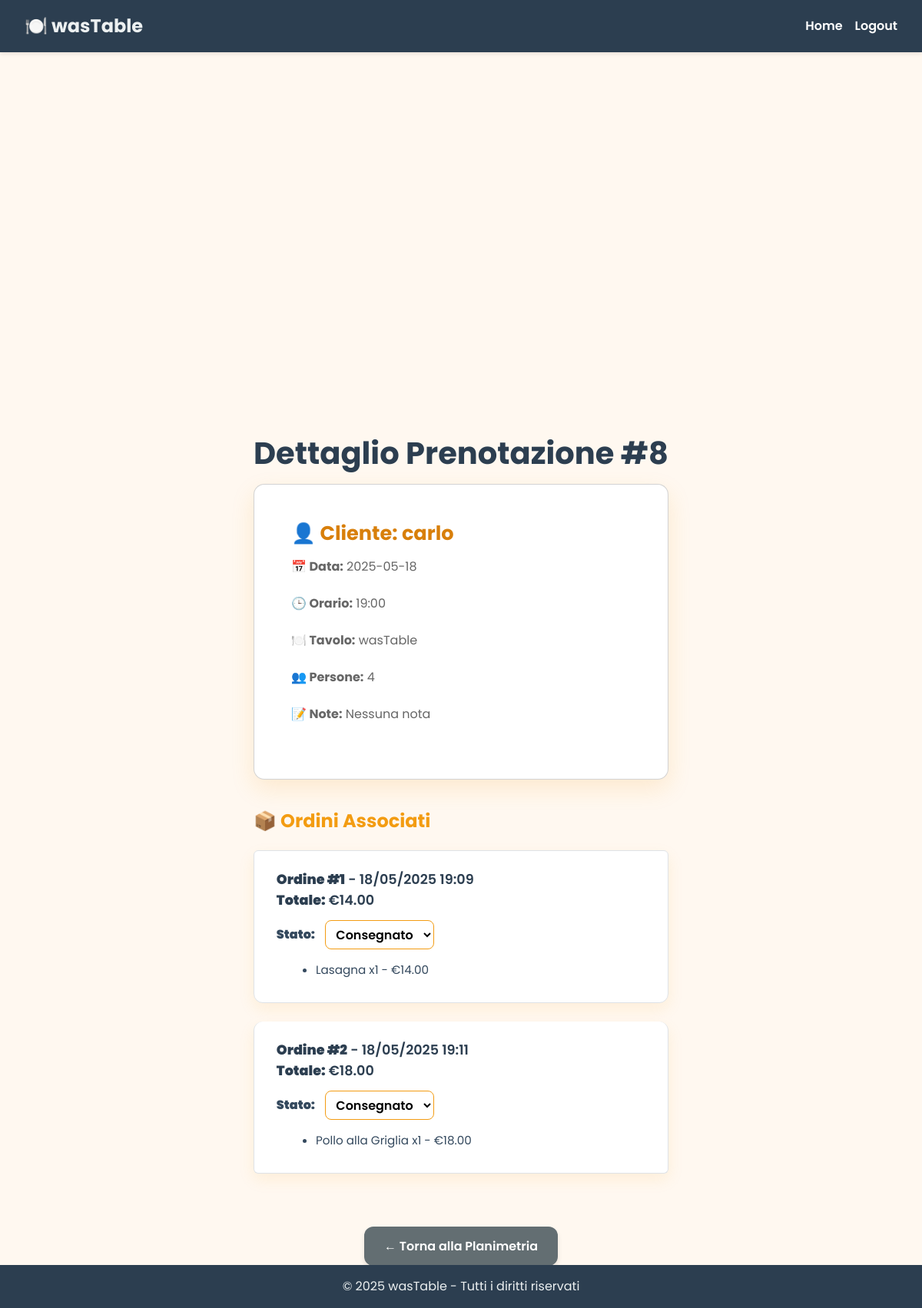
The page /current_reservation/8 on the database its author committed.
### backend/app/models/reservation.py (models this page shows, shortened)
class Reservation(db.Model):
    __tablename__ = 'reservation'
    id = db.Column(db.Integer, primary_key=True)  # Colonna primaria
    date = db.Column(Date, nullable=False)  # Data della prenotazione
    time = db.Column(db.String(20), nullable=False)  # Orario della prenotazione
    guests = db.Column(db.Integer, nullable=False)  # Numero di ospiti
    note = db.Column(db.String(255))  # Note opzionali
    user_id = db.Column(db.Integer, db.ForeignKey('user.id'), nullable=False)  # Colonna con chiave esterna
    table_id = db.Column(db.Integer, db.ForeignKey('table.id'), nullable=False)
    table = db.relationship('Table', back_populates='reservations', cascade='all, delete', passive_deletes=True)
    user = db.relationship('User', backref='reservations')

### backend/app/models/user.py (models this page shows, shortened)
class User(db.Model, UserMixin):
    id = db.Column(db.Integer, primary_key=True)
    username = db.Column(db.String(150), nullable=False, unique=True)
    email = db.Column(db.String(150), nullable=False, unique=True)
    password_hash = db.Column(db.String(256), nullable=False)
    role = db.Column(db.String(50), nullable=False, default='user')

### backend/app/models/table.py (models this page shows, shortened)
class Table(db.Model):
    __tablename__ = 'table'
    id = db.Column(db.Integer, primary_key=True)
    number = db.Column(db.Integer, unique=True, nullable=False)
    seats = (db.Column(db.Integer, nullable=False))
    status = db.Column(db.String(20), default='disponibile')  # disponibile, occupato, riservato
    name = db.Column(db.String(20), unique=True, nullable=False)
    is_wastable = db.Column(db.Boolean, default=False)
    occupied = db.Column(db.Boolean, default=False)
    reservations = db.relationship('Reservation', back_populates='table')

### backend/app/models/Order.py (models this page shows, shortened)
class Order(db.Model):
    id = db.Column(db.Integer, primary_key=True)
    reservation_id = db.Column(db.Integer, db.ForeignKey('reservation.id', ondelete='CASCADE'), nullable=False)
    items = db.Column(db.JSON, nullable=False)  # I piatti ordinati saranno memorizzati come JSON
    total_price = db.Column(db.Float, nullable=False)
    created_at = db.Column(db.DateTime, default=datetime.utcnow)
    status = db.Column(db.String(20), default='pending')  # 'pending', 'delivered', 'rejected'
    table_id = db.Column(db.Integer, db.ForeignKey('table.id'), nullable=False)
    table = db.relationship('Table', backref=db.backref('orders', lazy=True))
    reservation = db.relationship('Reservation', backref='orders')

### backend/app/routes/auth_routes.py (the view)
@bp.route('/current_reservation/<int:reservation_id>')
def current_reservation(reservation_id):
    reservation = Reservation.query.get_or_404(reservation_id)
    orders = Order.query.filter_by(reservation_id=reservation_id).all()
    for order in orders:
        if isinstance(order.items, str):  # se è una stringa JSON
            order.items = json.loads(order.items)
    return render_template('current_reservation.html', reservation=reservation, orders=orders)

### backend/app/templates/current_reservation.html (shortened to what this page needs)
{% extends 'layout.html' %}
{% block content %}
    <div class="container">
        <h2 class="page-header">Dettaglio Prenotazione #{{ reservation.id }}</h2>
        <div class="card reservation-card">
            <div class="card-body">
                <h5 class="card-title">👤 Cliente: {{ reservation.user.username if reservation.user else 'N/A' }}</h5>
                <p><strong>📅 Data:</strong> {{ reservation.date }}</p>
                <p><strong>🕒 Orario:</strong> {{ reservation.time }}</p>
                <p><strong>🍽️
                    Tavolo:</strong> {{ reservation.table.name if reservation.table else reservation.table_id }}</p>
                <p><strong>👥 Persone:</strong> {{ reservation.guests }}</p>
                <p><strong>📝 Note:</strong> {{ reservation.note or 'Nessuna nota' }}</p>
            </div>
        </div>
        <h3 class="orders-header">📦 Ordini Associati</h3>
        {% if orders %}
            <ul class="list-group">
                {% for order in orders %}
                    <li class="list-group-item order-item">
                        <div class="order-header">
                            <strong>Ordine #{{ order.id }}</strong>
                            - {{ order.created_at.strftime('%d/%m/%Y %H:%M') }}<br>
                            <strong>Totale:</strong> €{{ '%.2f' | format(order.total_price) }}
                        </div>
                        <form method="POST" action="{{ url_for('auth.update_order_status', order_id=order.id) }}">
                            <div class="status-select-wrapper">
                                <strong>Stato:</strong>
                                <select name="status" class="status-select" onchange="this.form.submit()">
                                    <option value="delivered" {% if order.status == 'delivered' %}selected{% endif %}>
                                        Consegnato
                                    </option>
                                </select>
                            </div>
                        </form>
                        <ul class="order-items-list">
                            {% for item in order.items %}
                                <li>
                                    {{ item['name'] }} x{{ item['quantity'] }} -
                                    €{{ '%.2f' | format(item['price'] * item['quantity']) }}
                                </li>
                            {% endfor %}
                        </ul>
                    </li>
                {% endfor %}
            </ul>
        {% else %}
            <p class="no-orders-msg">Nessun ordine per questa prenotazione.</p>
        {% endif %}
        <div class="back-btn-wrapper">
            <a href="{{ url_for('auth.view_tables') }}" class="btn btn-secondary">← Torna alla Planimetria</a>
        </div>
    </div>
{% endblock %}

### backend/app/templates/current_reservation.html (style rules this page uses)
body { font-family: 'Poppins', sans-serif; background-color: #fff8f0; color: #2c3e50; }
.page-header { font-family: 'Poppins', sans-serif; font-weight: 700; font-size: 2.5rem; color: #2c3e50; margin-bottom: 1rem; text-align: center; }
.container { margin-top: 16rem; max-width: 720px; padding: 0 1rem; }
.reservation-card { background: white; border-radius: 14px; box-shadow: 0 12px 30px rgba(243, 156, 18, 0.15); padding: 2rem; margin-bottom: 2.5rem; text-align: left; }
.card-title { font-weight: 700; font-size: 1.6rem; margin-bottom: 1rem; color: #d87f0a; }
h3.orders-header { font-weight: 700; font-size: 1.5rem; margin-bottom: 1.5rem; color: #f39c12; text-align: left; }
.list-group { list-style: none; padding: 0; margin: 0; }
.list-group-item { background: white; border-radius: 12px; box-shadow: 0 8px 20px rgba(243, 156, 18, 0.1); padding: 1.5rem 1.8rem; margin-bottom: 1.5rem; }
.order-header { font-weight: 600; margin-bottom: 0.8rem; font-size: 1.1rem; color: #2c3e50; }
.status-select-wrapper { margin-bottom: 1rem; display: flex; align-items: center; gap: 0.8rem; font-weight: 600; color: #34495e; }
.status-select { padding: 0.35rem 0.6rem; border-radius: 8px; border: 1.5px solid #f39c12; background-color: #fff; font-weight: 600; cursor: pointer; transition: border-color 0.3s ease; }
.order-items-list { list-style-type: disc; margin-left: 1.2rem; font-size: 0.95rem; color: #34495e; }
.order-items-list li { margin-bottom: 0.4rem; }
.back-btn-wrapper { text-align: center; margin-top: 2rem; }
.btn-secondary { background-color: #636e72; color: white; padding: 0.85rem 1.6rem; border-radius: 12px; font-weight: 600; font-size: 1rem; text-decoration: none; transition: background-color 0.3s ease, transform 0.3s ease; display: inline-block; border: none; cursor: pointer; }

### rows shown on the page
Reservation: id "8", date "2025-05-18", time "19:00", guests "4", note "Nessuna nota"
User: user "carlo"
Table: table "wasTable"
Order: id "1", created_at "18/05/2025 19:09", total_price "14.00", status "Consegnato", name "Lasagna", quantity "1", item "14.00"
Order: id "2", created_at "18/05/2025 19:11", total_price "18.00", status "Consegnato", name "Pollo alla Griglia", quantity "1", item "18.00"
